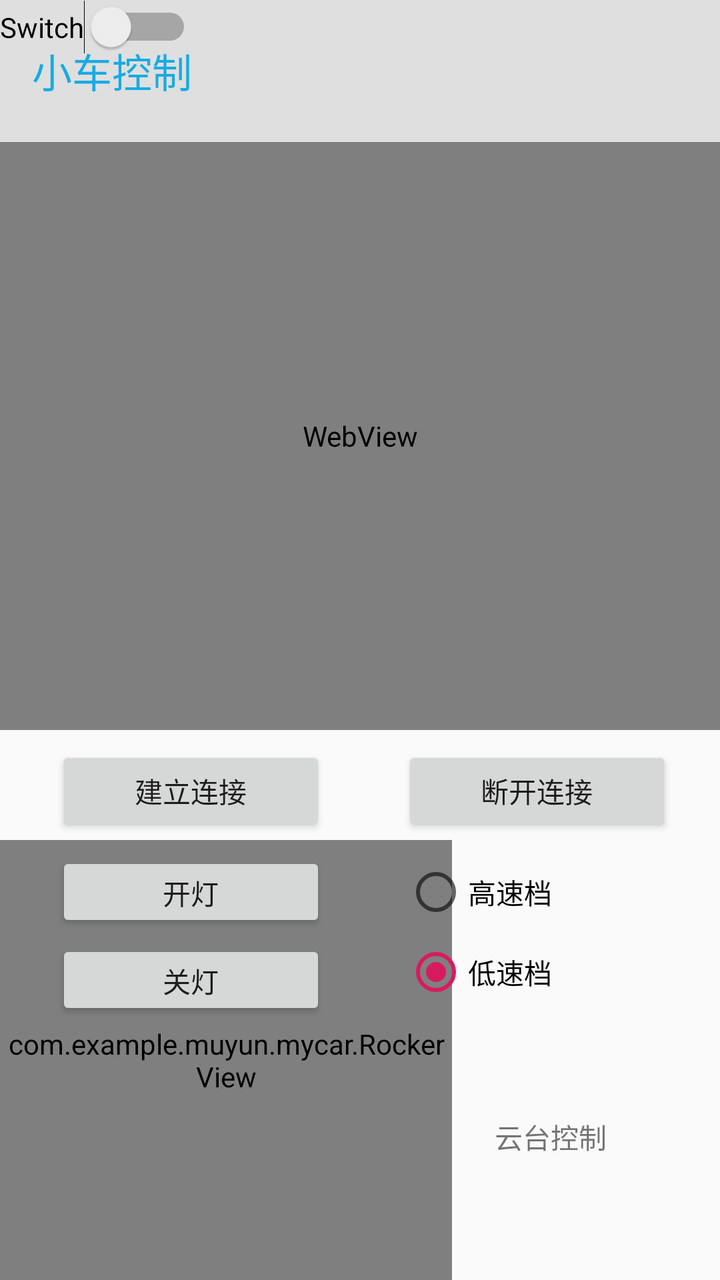
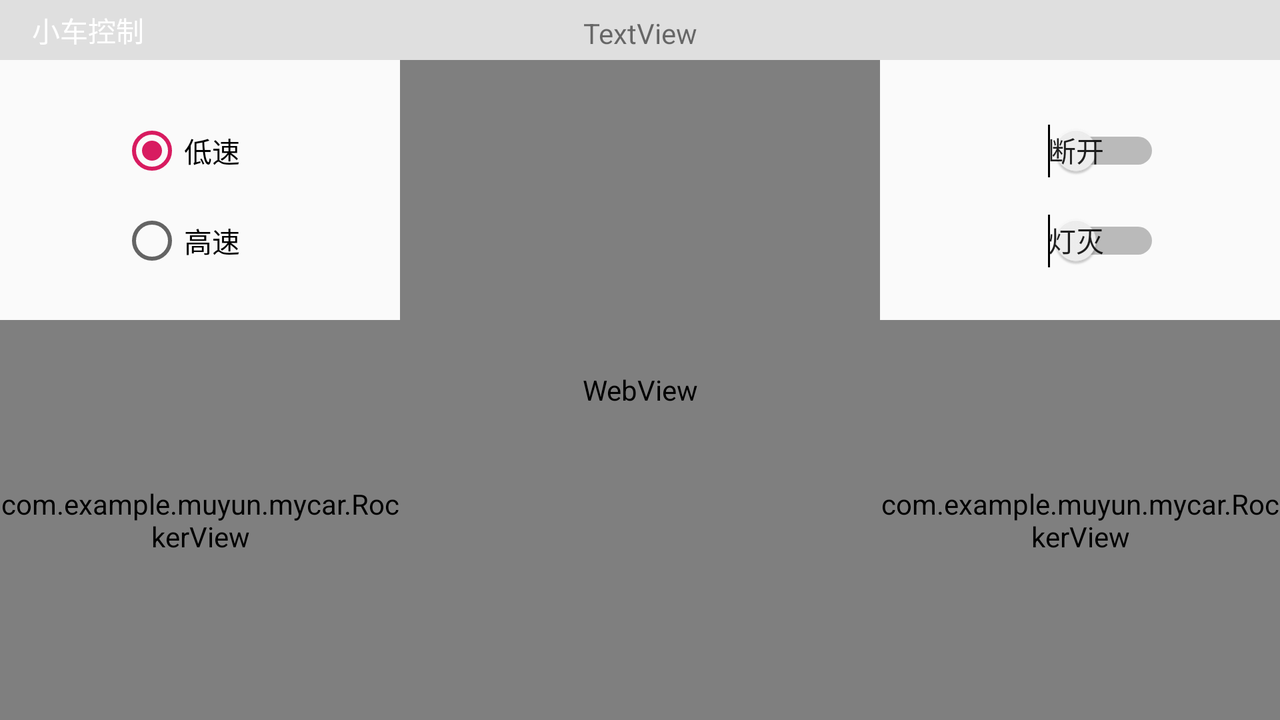

An Android layout and its configuration variant, each rendered on a device that would load it. The default file and the variant file are quoted in full after the pictures.
<!-- AndroidManifest.xml: application theme AppTheme -->
<!-- res/layout/activity_control.xml -->
<?xml version="1.0" encoding="utf-8"?>
<android.support.constraint.ConstraintLayout xmlns:android="http://schemas.android.com/apk/res/android"
    xmlns:app="http://schemas.android.com/apk/res-auto"
    xmlns:tools="http://schemas.android.com/tools"
    android:layout_width="match_parent"
    android:layout_height="match_parent"
    tools:context=".ControlActivity"
    tools:layout_editor_absoluteY="25dp">

    <Button
        android:id="@+id/button10"
        android:layout_width="63dp"
        android:layout_height="94dp"
        android:layout_marginTop="8dp"
        android:layout_marginBottom="64dp"
        android:onClick="yuntairight"
        android:text="@string/right"
        android:textSize="40dp"
        app:layout_constraintBottom_toBottomOf="parent"
        app:layout_constraintEnd_toEndOf="parent"
        app:layout_constraintTop_toBottomOf="@+id/textView2"
        app:layout_constraintVertical_bias="1.0" />

    <com.example.muyun.mycar.RockerView
        android:id="@+id/yuntaiView"
        android:layout_width="226dp"
        android:layout_height="220dp"
        android:layout_alignParentBottom="true"
        android:layout_marginTop="8dp"
        app:layout_constraintBottom_toBottomOf="parent"
        app:layout_constraintStart_toStartOf="parent"
        app:layout_constraintTop_toBottomOf="@+id/radioGroup"
        app:layout_constraintVertical_bias="1.0" />

    <android.support.v7.widget.Toolbar
        android:id="@+id/control_toolbar"
        android:layout_width="0dp"
        android:layout_height="71dp"
        android:background="@color/colortoolbar"
        android:minHeight="?attr/actionBarSize"
        app:layout_constraintEnd_toEndOf="parent"
        app:layout_constraintStart_toStartOf="parent"
        app:layout_constraintTop_toTopOf="parent"
        app:title="@string/app_control"
        app:titleTextColor="@color/colorlightblue"
        tools:ignore="MissingConstraints">

    </android.support.v7.widget.Toolbar>

    <Button
        android:id="@+id/button9"
        android:layout_width="64dp"
        android:layout_height="94dp"
        android:layout_marginTop="8dp"
        android:layout_marginBottom="64dp"
        android:onClick="yuntaileft"
        android:text="@string/left"
        android:textSize="40dp"
        app:layout_constraintBottom_toBottomOf="parent"
        app:layout_constraintStart_toEndOf="@+id/yuntaiView"
        app:layout_constraintTop_toBottomOf="@+id/textView2"
        app:layout_constraintVertical_bias="1.0" />

    <TextView
        android:id="@+id/textView2"
        android:layout_width="wrap_content"
        android:layout_height="21dp"
        android:layout_marginStart="8dp"
        android:layout_marginLeft="8dp"
        android:layout_marginTop="52dp"
        android:layout_marginEnd="8dp"
        android:layout_marginRight="8dp"
        android:text="@string/yuntai"
        app:layout_constraintEnd_toEndOf="parent"
        app:layout_constraintHorizontal_bias="0.831"
        app:layout_constraintStart_toStartOf="parent"
        app:layout_constraintTop_toBottomOf="@+id/radioGroup" />

    <WebView
        android:id="@+id/webView"
        android:layout_width="0dp"
        android:layout_height="294dp"
        app:layout_constraintEnd_toEndOf="parent"
        app:layout_constraintStart_toStartOf="parent"
        app:layout_constraintTop_toBottomOf="@+id/control_toolbar" />

    <RadioGroup
        android:id="@+id/radioGroup"
        android:layout_width="134dp"
        android:layout_height="80dp"
        android:layout_marginTop="8dp"
        android:layout_marginEnd="24dp"
        android:layout_marginRight="24dp"
        android:checkedButton="@+id/lowspeed"
        android:longClickable="false"
        android:orientation="vertical"
        app:layout_constraintEnd_toEndOf="parent"
        app:layout_constraintTop_toBottomOf="@+id/button4">

        <RadioButton
            android:id="@+id/highspeed"
            android:layout_width="match_parent"
            android:layout_height="wrap_content"
            android:layout_weight="1"
            android:clickable="true"
            android:text="高速档" />

        <RadioButton
            android:id="@+id/lowspeed"
            android:layout_width="match_parent"
            android:layout_height="wrap_content"
            android:layout_weight="1"
            android:checked="true"
            android:clickable="true"
            android:text="低速档" />
    </RadioGroup>

    <Button
        android:id="@+id/button"
        android:layout_width="135dp"
        android:layout_height="45dp"
        android:layout_marginStart="28dp"
        android:layout_marginLeft="28dp"
        android:layout_marginTop="8dp"
        android:onClick="connect"
        android:text="建立连接"
        app:layout_constraintStart_toStartOf="parent"
        app:layout_constraintTop_toBottomOf="@+id/webView" />

    <Button
        android:id="@+id/button2"
        android:layout_width="135dp"
        android:layout_height="40dp"
        android:layout_marginStart="28dp"
        android:layout_marginLeft="28dp"
        android:layout_marginTop="8dp"
        android:onClick="open"
        android:text="开灯"
        app:layout_constraintStart_toStartOf="parent"
        app:layout_constraintTop_toBottomOf="@+id/button" />

    <Button
        android:id="@+id/button3"
        android:layout_width="135dp"
        android:layout_height="40dp"
        android:layout_marginStart="28dp"
        android:layout_marginLeft="28dp"
        android:layout_marginTop="4dp"
        android:onClick="close"
        android:text="关灯"
        app:layout_constraintStart_toStartOf="parent"
        app:layout_constraintTop_toBottomOf="@+id/button2" />

    <Button
        android:id="@+id/button4"
        android:layout_width="135dp"
        android:layout_height="45dp"
        android:layout_marginTop="8dp"
        android:layout_marginEnd="24dp"
        android:layout_marginRight="24dp"
        android:onClick="closeconnect"
        android:text="断开连接"
        app:layout_constraintEnd_toEndOf="parent"
        app:layout_constraintTop_toBottomOf="@+id/webView" />

    <Switch
        android:id="@+id/switch1"
        android:layout_width="wrap_content"
        android:layout_height="wrap_content"
        android:text="Switch"
        tools:layout_editor_absoluteX="170dp"
        tools:layout_editor_absoluteY="410dp" />


</android.support.constraint.ConstraintLayout>
<!-- resources referenced by this layout -->
<resources>
  <color name="colorlightblue">#17abe3</color>
  <color name="colortoolbar">#dfdfdf</color>
  <string name="app_control">小车控制</string>
  <string name="left">◀︎</string>
  <string name="right">▶︎</string>
  <string name="yuntai">云台控制</string>
  <style name="AppTheme" parent="Theme.AppCompat.Light.NoActionBar">
          
          <item name="colorPrimary">@color/colorPrimary</item>
          <item name="colorPrimaryDark">@color/colorlighgray</item>
          <item name="colorAccent">@color/colorAccent</item>
      </style>
  <color name="colorPrimary">#008577</color>
  <color name="colorlighgray">#dfdfdf</color>
  <color name="colorAccent">#D81B60</color>
</resources>
<!-- res/layout-land/activity_control.xml (the repository's variant of the layout above) -->
<!-- drawn on the phone turned sideways -->
<?xml version="1.0" encoding="utf-8"?>
<android.support.constraint.ConstraintLayout xmlns:android="http://schemas.android.com/apk/res/android"
    xmlns:app="http://schemas.android.com/apk/res-auto"
    xmlns:tools="http://schemas.android.com/tools"
    android:layout_width="match_parent"
    android:layout_height="match_parent"
    tools:context=".ControlActivity"
    tools:layout_editor_absoluteY="25dp">

    <com.example.muyun.mycar.RockerView
        android:id="@+id/rockerView1"
        android:layout_width="200dp"
        android:layout_height="200dp"
        android:layout_alignParentBottom="true"
        app:layout_constraintBottom_toBottomOf="parent"
        app:layout_constraintStart_toStartOf="parent" />

    <com.example.muyun.mycar.RockerView
        android:id="@+id/yuntaiView"
        android:layout_width="200dp"
        android:layout_height="200dp"
        android:layout_alignParentBottom="true"
        app:layout_constraintBottom_toBottomOf="parent"
        app:layout_constraintEnd_toEndOf="parent" />

    <android.support.v7.widget.Toolbar
        android:id="@+id/control_toolbar"
        android:layout_width="775dp"
        android:layout_height="30dp"
        android:background="@color/colortoolbar"
        android:minHeight="?attr/actionBarSize"
        app:title="@string/app_control"
        app:titleTextColor="@android:color/white"
        tools:ignore="MissingConstraints"
        tools:layout_editor_absoluteX="0dp"
        tools:layout_editor_absoluteY="0dp">

    </android.support.v7.widget.Toolbar>

    <WebView
        android:id="@+id/webView"
        android:layout_width="0dp"
        android:layout_height="0dp"
        app:layout_constraintBottom_toBottomOf="parent"
        app:layout_constraintEnd_toStartOf="@+id/yuntaiView"
        app:layout_constraintStart_toEndOf="@+id/rockerView1"
        app:layout_constraintTop_toBottomOf="@+id/control_toolbar"
        app:layout_constraintVertical_bias="0.0" />

    <Switch
        android:id="@+id/openswitch"
        android:layout_width="80dp"
        android:layout_height="45dp"
        android:layout_marginTop="20dp"
        android:layout_marginEnd="60dp"
        android:layout_marginRight="60dp"
        android:showText="true"
        android:textOff="断开"
        android:textOn="连接"
        app:layout_constraintEnd_toEndOf="parent"
        app:layout_constraintTop_toBottomOf="@+id/tv1" />

    <Switch
        android:id="@+id/lightswitch"
        android:layout_width="80dp"
        android:layout_height="45dp"
        android:layout_marginEnd="60dp"
        android:layout_marginRight="60dp"
        android:showText="true"
        android:textOff="灯灭"
        android:textOn="灯亮"
        app:layout_constraintEnd_toEndOf="parent"
        app:layout_constraintTop_toBottomOf="@+id/openswitch" />

    <TextView
        android:id="@+id/tv1"
        android:layout_width="0dp"
        android:layout_height="33dp"
        android:layout_marginStart="8dp"
        android:layout_marginLeft="8dp"
        android:layout_marginEnd="8dp"
        android:layout_marginRight="8dp"
        android:gravity="center"
        android:text="TextView"
        app:layout_constraintEnd_toEndOf="parent"
        app:layout_constraintStart_toStartOf="parent"
        app:layout_constraintTop_toTopOf="parent" />

    <RadioGroup
        android:id="@+id/r"
        android:layout_width="80dp"
        android:layout_height="90dp"
        android:layout_marginStart="60dp"
        android:layout_marginLeft="60dp"
        android:layout_marginTop="20dp"
        app:layout_constraintStart_toStartOf="parent"
        app:layout_constraintTop_toBottomOf="@+id/tv1">

        <RadioButton
            android:id="@+id/r1"
            android:layout_width="114dp"
            android:layout_height="wrap_content"
            android:layout_weight="1"
            android:checked="true"
            android:text="低速" />

        <RadioButton
            android:id="@+id/r2"
            android:layout_width="140dp"
            android:layout_height="wrap_content"
            android:layout_weight="1"
            android:text="高速" />
    </RadioGroup>


</android.support.constraint.ConstraintLayout>
<!-- resources referenced by the variant -->
<!-- as the phone turned sideways resolves them -->
<resources>
  <color name="colortoolbar">#dfdfdf</color>
  <string name="app_control">小车控制</string>
  <style name="AppTheme" parent="Theme.AppCompat.Light.NoActionBar">
          
          <item name="colorPrimary">@color/colorPrimary</item>
          <item name="colorPrimaryDark">@color/colorlighgray</item>
          <item name="colorAccent">@color/colorAccent</item>
      </style>
  <color name="colorPrimary">#008577</color>
  <color name="colorlighgray">#dfdfdf</color>
  <color name="colorAccent">#D81B60</color>
</resources>
